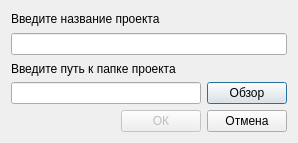
<?xml version="1.0" encoding="UTF-8"?>
<ui version="4.0">
 <class>ProjectCreatingForm</class>
 <widget class="QDialog" name="ProjectCreatingForm">
  <property name="windowModality">
   <enum>Qt::ApplicationModal</enum>
  </property>
  <property name="geometry">
   <rect>
    <x>0</x>
    <y>0</y>
    <width>298</width>
    <height>143</height>
   </rect>
  </property>
  <property name="windowTitle">
   <string>Новый проект</string>
  </property>
  <layout class="QGridLayout" name="gridLayout_2">
   <item row="0" column="0" colspan="2">
    <layout class="QGridLayout" name="gridLayout">
     <item row="0" column="0">
      <widget class="QLabel" name="label">
       <property name="text">
        <string>Введите название проекта</string>
       </property>
      </widget>
     </item>
     <item row="1" column="0">
      <widget class="QLineEdit" name="lineEdit"/>
     </item>
     <item row="2" column="0">
      <widget class="QLabel" name="label_3">
       <property name="text">
        <string>Введите путь к папке проекта</string>
       </property>
      </widget>
     </item>
     <item row="3" column="0">
      <layout class="QHBoxLayout" name="horizontalLayout">
       <item>
        <widget class="QLineEdit" name="lineEdit_3"/>
       </item>
       <item>
        <widget class="QPushButton" name="pushButton">
         <property name="text">
          <string>Обзор</string>
         </property>
        </widget>
       </item>
      </layout>
     </item>
    </layout>
   </item>
   <item row="1" column="0" colspan="2">
    <layout class="QHBoxLayout" name="horizontalLayout_2">
     <item>
      <spacer name="horizontalSpacer">
       <property name="orientation">
        <enum>Qt::Horizontal</enum>
       </property>
       <property name="sizeHint" stdset="0">
        <size>
         <width>40</width>
         <height>20</height>
        </size>
       </property>
      </spacer>
     </item>
     <item>
      <widget class="QPushButton" name="pushButton_3">
       <property name="enabled">
        <bool>false</bool>
       </property>
       <property name="text">
        <string>ОК</string>
       </property>
      </widget>
     </item>
     <item>
      <widget class="QPushButton" name="pushButton_2">
       <property name="text">
        <string>Отмена</string>
       </property>
      </widget>
     </item>
    </layout>
   </item>
  </layout>
 </widget>
 <resources/>
 <connections>
  <connection>
   <sender>pushButton_2</sender>
   <signal>clicked()</signal>
   <receiver>ProjectCreatingForm</receiver>
   <slot>close()</slot>
   <hints>
    <hint type="sourcelabel">
     <x>247</x>
     <y>136</y>
    </hint>
    <hint type="destinationlabel">
     <x>273</x>
     <y>156</y>
    </hint>
   </hints>
  </connection>
 </connections>
</ui>
